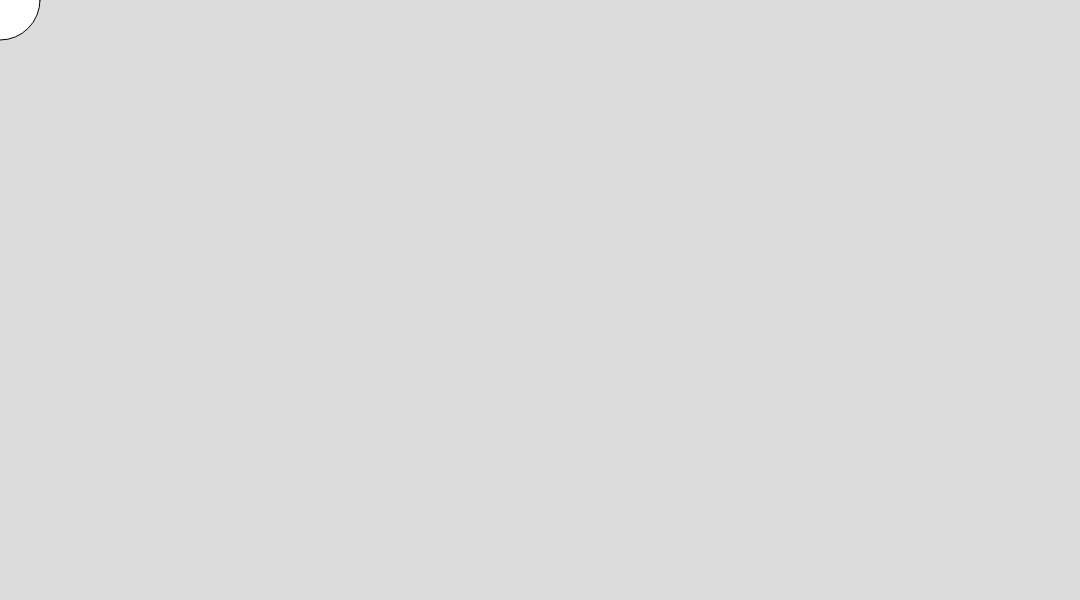
Frame 1 (no input)
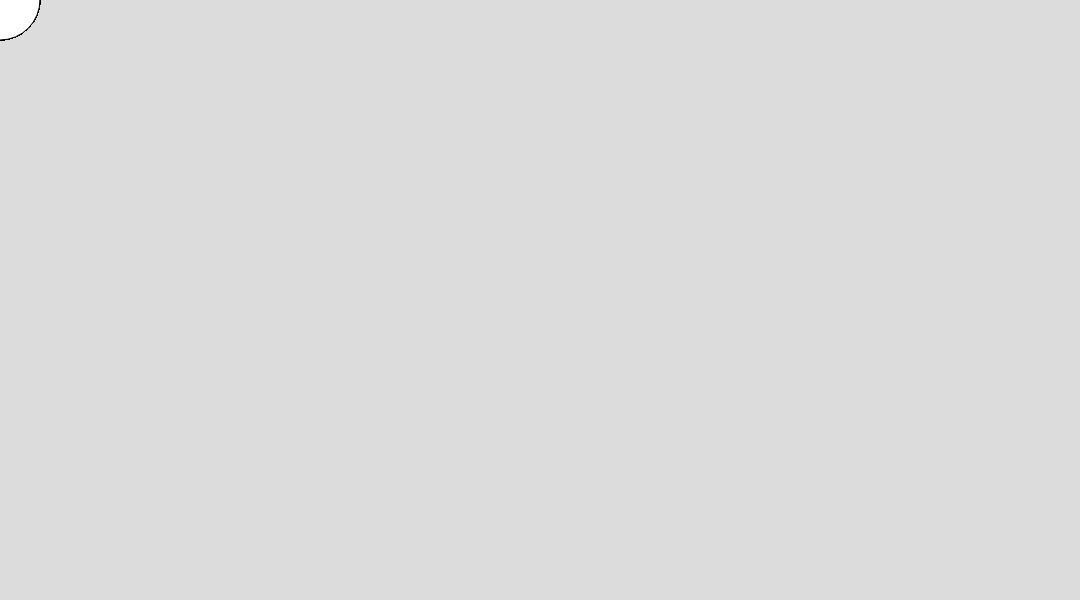
Frame 60 (no input)
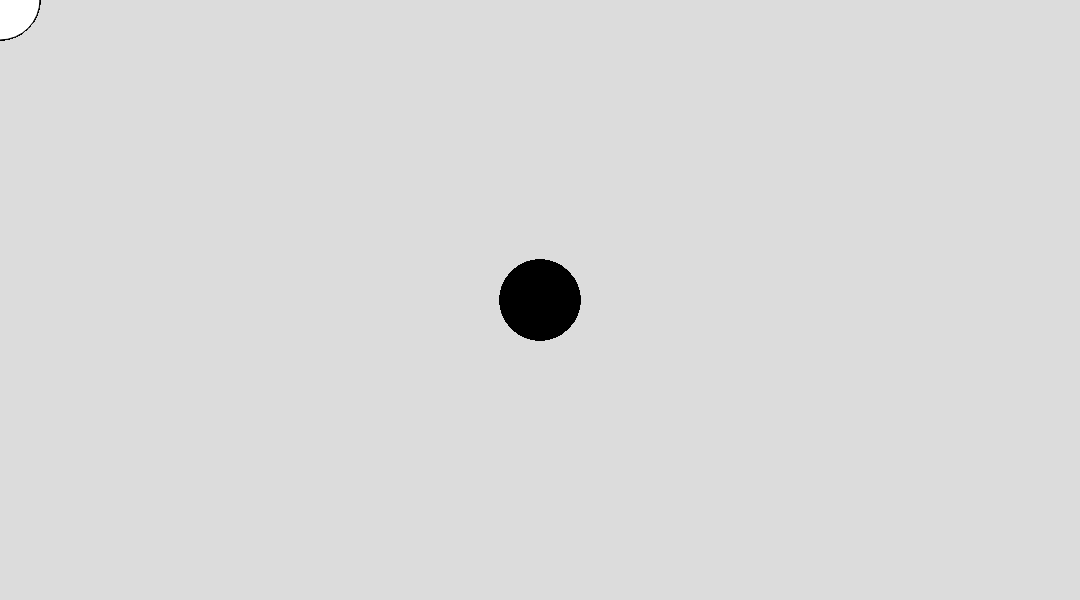
Frame 120 (the mouse pressed at the canvas centre since frame 60)

The p5.js sketch that drew these frames (run headless with seeded random() and noise() and a simulated clock; from frame 60 on, the mouse is pressed at the canvas centre):

// p5.js sketch
// ── sketch.js
function setup() {
  createCanvas(1080, 600);
  background(220, [1])
}

function draw() {
  if (mouseIsPressed) {
    fill(0);
  } else {
    fill(255);
  }
  ellipse(mouseX, mouseY, 80, 80);
}
// ── main.js
const log = console.log.bind(console)


function main() {
  log('ready')
}
